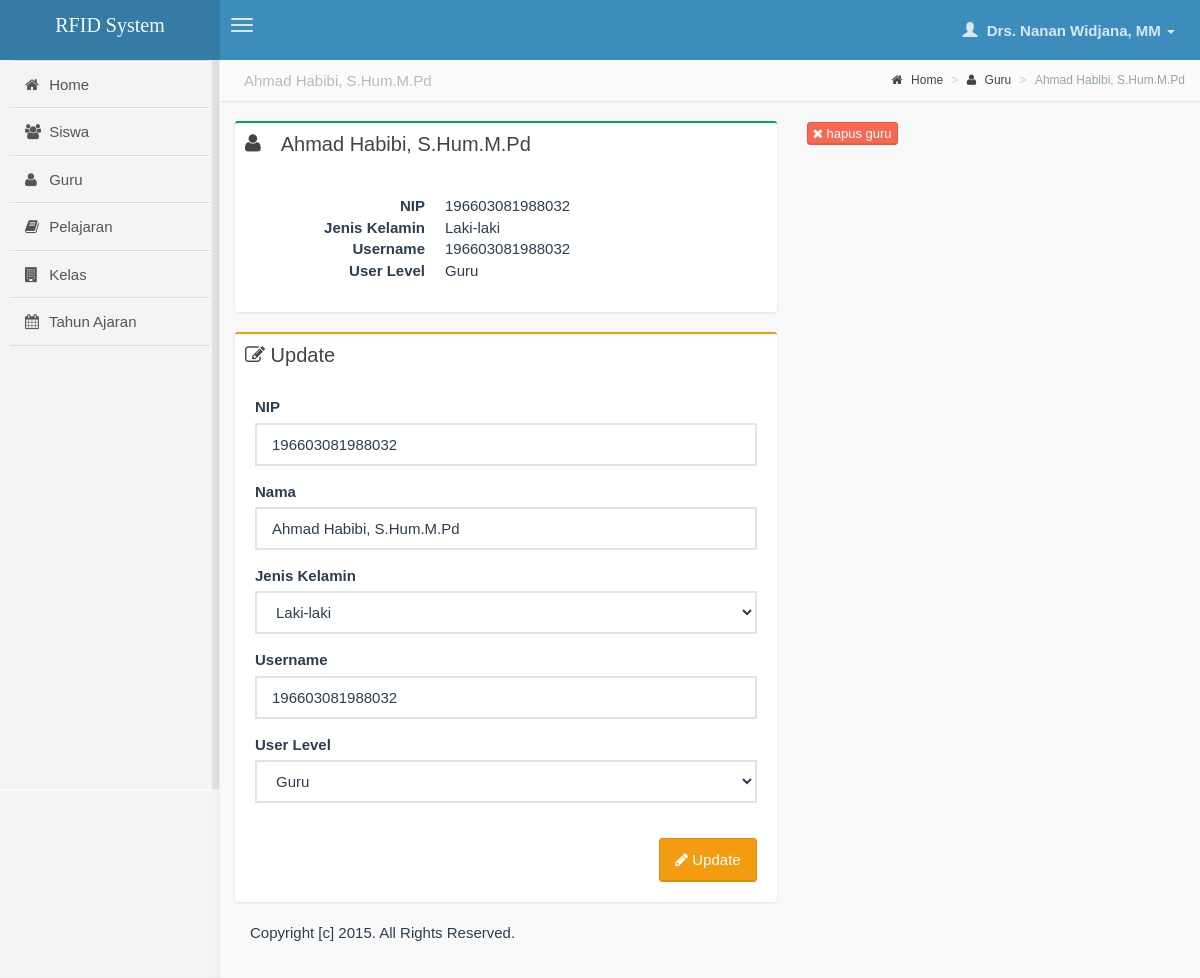
The app's page /administrator/guru_detail.php?id=33 (signed in) with its own data.
### tables this page shows
CREATE TABLE IF NOT EXISTS `guru` (
`id` int(11) NOT NULL,
  `nip` varchar(15) NOT NULL,
  `nama` varchar(50) NOT NULL,
  `jk` varchar(10) NOT NULL,
  `user_level` tinyint(1) NOT NULL DEFAULT '0' COMMENT '0: guru, 1: admin, 2: tu',
  `username` varchar(32) NOT NULL,
  `password` varchar(50) NOT NULL,
  `is_active` tinyint(1) NOT NULL DEFAULT '1',
  `id_guru` int(11) DEFAULT NULL,
  `created_at` datetime NOT NULL,
  `updated_at` timestamp NOT NULL DEFAULT CURRENT_TIMESTAMP ON UPDATE CURRENT_TIMESTAMP
);

### administrator/guru_detail.php (the view, shortened to what this page needs)
<?php
    require_once('../lib/unleashed.lib.php');
    require_once('inc/header.php');
    if(array_key_exists('id', $_GET))
    {
        $id = escape($_GET['id']);
        $guru = get_row_by_id('guru', 'id', $id);
    }
?>
    <section class="content-header">
        <h1>
            <small><?php echo $guru->nama; ?></small>
        </h1>
        <ol class="breadcrumb">
            <li><a href="index.php"><i class="fa fa-home"></i> Home</a></li>
            <li><a href="guru.php"><i class="fa fa-user"></i> Guru</a></li>
            <li class="active"><?php echo $guru->nama; ?></li>
        </ol>
    </section>
    <section class="content">
        <div class="row">
            <section class="col-lg-7">
                <div class="box box-success">
                    <div class="box-header">
                        <i class="fa fa-user"></i>
                        <h3 class="box-title"><?php echo $guru->nama; ?> </h3>
                    </div>
                    <div id="chat-box" class="box-body distro-profile">
                        <div class="desc">
                            <dl class="dl-horizontal">
                                <dt>NIP</dt>
                                <dd><?php echo $guru->nip; ?></dd>
                                <dt>Jenis Kelamin</dt>
                                <dd><?php echo jk($guru->jk); ?></dd>
                                <dt>Username</dt>
                                <dd><?php echo $guru->username; ?></dd>
                                <dt>User Level</dt>
                                <dd><?php echo user_level($guru->user_level); ?></dd>
                            </dl>
                        </div>
                    </div>
                </div>
            </section>
            <section class="col-lg-5 connectedSortable">
                <form action="" method="post" id="form_delete_guru">
                    <button class="btn btn-xs btn-danger"><i class="fa fa-times"></i> hapus guru</button>
                </form>
            </section>
        </div>
        <section class="row" id="section-3">
            <div class="col-md-7">
                <div class="box box-warning">
                    <div class="box-header">
                        <h3 class="box-title"><i class="fa fa-edit"></i> Update</h3>
                    </div>
                    <div class="box-body">
                        <form action="" id="form-u-lokasi"  method="post">
                            <div class="box-body">
                                <div class="form-group">
                                    <label for="nama">NIP</label>
                                    <input class="form-control" name="nip" id="nip" value="<?php echo $guru->nip; ?>" placeholder="Nama Lokasi" type="text" required>
                                </div>
                                <div class="form-group">
                                    <label for="nama">Nama</label>
                                    <input class="form-control" name="nama" id="nama" value="<?php echo $guru->nama; ?>" placeholder="Nama Lokasi" type="text" required>
                                </div>
                                <div class="form-group">
                                    <label for="alamat">Jenis Kelamin</label>
                                    <select name="jk" class="form-control">
                                        <option value="l" <?php echo set_select_value('l', $guru->jk); ?>>Laki-laki</option>
                                    </select>
                                </div>
                                <div class="form-group">
                                    <label for="tahun">Username</label>
                                    <input class="form-control" name="username" id="username" value="<?php echo $guru->username; ?>" placeholder="tahun" type="text" required>
                                </div>
                                <div class="form-group">
                                    <label for="nama">User Level</label>
                                    <select name="user_level" required class="form-control">
                                        <option value="0" <?php echo set_select_value('0', $guru->user_level); ?>>Guru</option>
                                    </select>
                                </div>
                            </div>
                            <div class="box-footer clearfix no-border">
                                <button class="btn btn-warning pull-right" type="submit"><i class="fa fa-pencil"></i> Update</button>
                            </div>
                        </form>
                    </div>
                </div>
            </div>
        </section>
<?php include('inc/footer.php'); ?>

### assets/css/main.admin.css (style rules this page uses)
.distro-profile .desc { margin-left: 20px; margin-top: 20px; }

### records on screen
guru: nama "Ahmad Habibi, S.Hum.M.Pd", nip "196603081988032", jk "Laki-laki", username "196603081988032", user_level "Guru"

### other values on screen
$logged_name "Drs. Nanan Widjana, MM"
